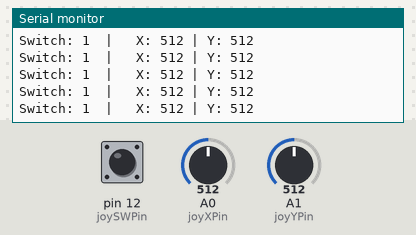
Bench run of a sketch on a simulated Arduino Uno, built with avr-gcc and run on an emulated ATmega328P. On the bench: the last lines printed to the serial monitor. The inputs (shaded band) are chosen by the test bench; at power-on: A0 (joyXPin) = 512, A1 (joyYPin) = 512, pin 12 (joySWPin) HIGH.

Above: at 1.2 s.
1.3 s: A0 (joyXPin) set to 107
At 1.8 s:
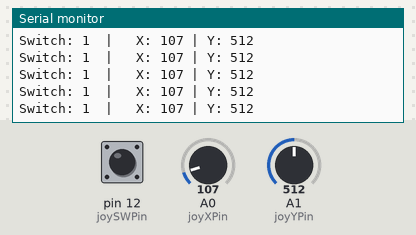
4.3 s: A0 (joyXPin) set to 95
At 4.8 s:
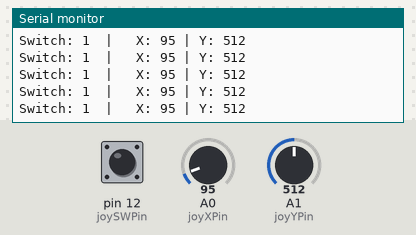
7.3 s: A1 (joyYPin) set to 11
At 7.9 s:
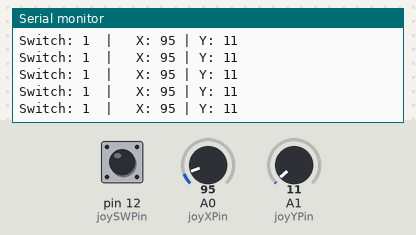
8.8 s: A1 (joyYPin) set to 8
At 9.3 s:
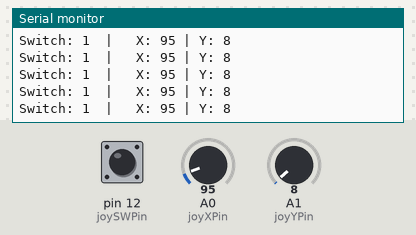
14.8 s: A1 (joyYPin) set to 90
At 15.5 s:
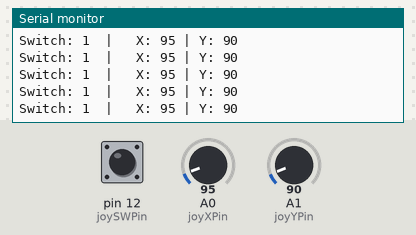
16.3 s: A1 (joyYPin) set to 108
At 17.1 s:
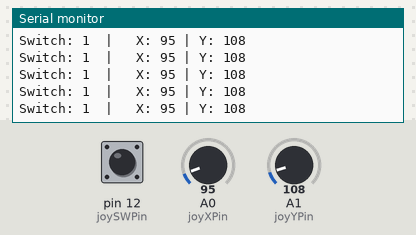
Timing chart, 0 to 19.3 s (numbered marks = the images above; inputs shaded):
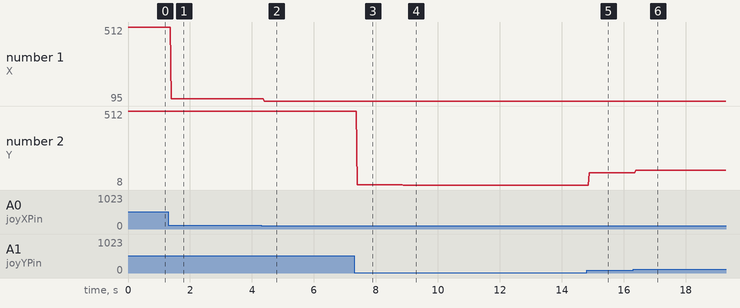

The sketch:

lab4_joystick.ino
```cpp
const int joyXPin = A0;
const int joyYPin = A1;
const int joySWPin = 12;

bool swState;
int xValue, yValue;

void setup()
{
    pinMode(joySWPin, INPUT_PULLUP);
    Serial.begin(9600);
}

void loop()
{
    swState = digitalRead(joySWPin);
    xValue = analogRead(joyXPin);
    yValue = analogRead(joyYPin);

    Serial.print("Switch: ");
    Serial.print(swState);
    Serial.print("  |   ");
    Serial.print("X: ");
    Serial.print(xValue);
    Serial.print(" | ");
    Serial.print("Y: ");
    Serial.println(yValue);
}
```

Measured:
- after the input at 1.3 s, the serial monitor: prints a new line after 0.10 s (image 1)
- after the input at 4.3 s, the serial monitor: prints a new line after 0.09 s (image 2)
- after the input at 7.3 s, the serial monitor: prints a new line after 0.09 s (image 3)
- after the input at 8.8 s, the serial monitor: prints a new line after 0.09 s (image 4)
- after the input at 14.8 s, the serial monitor: prints a new line after 0.09 s (image 5)
- after the input at 16.3 s, the serial monitor: prints a new line after 0.09 s (image 6)
- plotted number 1: 512 → 107 after the input at 1.3 s, 107 → 95 after the input at 4.3 s
- plotted number 2: 512 → 11 after the input at 7.3 s, 11 → 8 after the input at 8.8 s, 8 → 90 after the input at 14.8 s, 90 → 108 after the input at 16.3 s
